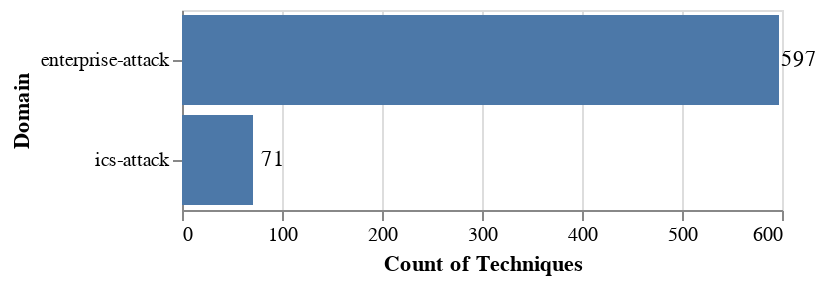

The code cell stored with this chart in its notebook:
### Markdown cell above
Let's create a graph to represent the number of techniques per matrix:

### Code cell
matrix_distribution = pandas.DataFrame({
    'Domain': list(techniques_with_data_sources.groupby(['domain'])['domain'].count().keys()),
    'Count of Techniques': techniques_with_data_sources.groupby(['domain'])['domain'].count().tolist()})
bars = alt.Chart(matrix_distribution).mark_bar().encode(y='Domain',x='Count of Techniques').properties(width=300,height=100)
text = bars.mark_text(align='center',baseline='middle',dx=10,dy=0).encode(text='Count of Techniques')
bars + text

### Figure 1 — Vega-Lite specification as saved in the notebook (floating-point values rounded to 4 significant figures)
{"config": {"view": {"continuousWidth": 300, "continuousHeight": 300}}, "layer": [{"mark": {"type": "bar"}, "encoding": {"x": {"field": "Count of Techniques", "type": "quantitative"}, "y": {"field": "Domain", "type": "nominal"}}}, {"mark": {"type": "text", "align": "center", "baseline": "middle", "dx": 10, "dy": 0}, "encoding": {"text": {"field": "Count of Techniques", "type": "quantitative"}, "x": {"field": "Count of Techniques", "type": "quantitative"}, "y": {"field": "Domain", "type": "nominal"}}}], "data": {"name": "data-61f2c7983801f37c5c3ad8c8a48a291a"}, "height": 100, "width": 300, "$schema": "https://vega.github.io/schema/vega-lite/v5.17.0.json", "datasets": {"data-61f2c7983801f37c5c3ad8c8a48a291a": [{"Domain": "enterprise-attack", "Count of Techniques": 597}, {"Domain": "ics-attack", "Count of Techniques": 71}]}}
